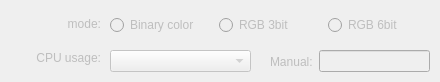
      <widget class="QWidget" name="tab_decode_config_1">
       <property name="enabled">
        <bool>false</bool>
       </property>
       <attribute name="title">
        <string>Decode</string>
       </attribute>
       <widget class="QWidget" name="verticalLayoutWidget_12">
        <property name="geometry">
         <rect>
          <x>10</x>
          <y>10</y>
          <width>91</width>
          <height>61</height>
         </rect>
        </property>
        <layout class="QVBoxLayout" name="verticalLayout_14">
         <item>
          <widget class="QLabel" name="label_decode_mode_text">
           <property name="text">
            <string>mode:</string>
           </property>
           <property name="alignment">
            <set>Qt::AlignRight|Qt::AlignTrailing|Qt::AlignVCenter</set>
           </property>
          </widget>
         </item>
         <item>
          <widget class="QLabel" name="label_5">
           <property name="text">
            <string>CPU usage:</string>
           </property>
           <property name="alignment">
            <set>Qt::AlignRight|Qt::AlignTrailing|Qt::AlignVCenter</set>
           </property>
          </widget>
         </item>
        </layout>
       </widget>
       <widget class="QWidget" name="horizontalLayoutWidget_2">
        <property name="geometry">
         <rect>
          <x>110</x>
          <y>10</y>
          <width>321</width>
          <height>31</height>
         </rect>
        </property>
        <layout class="QHBoxLayout" name="horizontalLayout_6">
         <item>
          <widget class="QRadioButton" name="radioButton_decode_mode_0">
           <property name="text">
            <string>Binary color</string>
           </property>
          </widget>
         </item>
         <item>
          <widget class="QRadioButton" name="radioButton_decode_mode_1">
           <property name="text">
            <string>RGB 3bit</string>
           </property>
          </widget>
         </item>
         <item>
          <widget class="QRadioButton" name="radioButton_decode_mode_2">
           <property name="text">
            <string>RGB 6bit</string>
           </property>
          </widget>
         </item>
        </layout>
       </widget>
       <widget class="QWidget" name="verticalLayoutWidget_13">
        <property name="geometry">
         <rect>
          <x>110</x>
          <y>50</y>
          <width>141</width>
          <height>23</height>
         </rect>
        </property>
        <layout class="QVBoxLayout" name="verticalLayout_15">
         <item>
          <widget class="QComboBox" name="comboBox_decode_CPU_num"/>
         </item>
        </layout>
       </widget>
       <widget class="QWidget" name="horizontalLayoutWidget_3">
        <property name="geometry">
         <rect>
          <x>270</x>
          <y>50</y>
          <width>160</width>
          <height>23</height>
         </rect>
        </property>
        <layout class="QHBoxLayout" name="horizontalLayout_8">
         <item>
          <widget class="QLabel" name="label_6">
           <property name="text">
            <string>Manual:</string>
           </property>
          </widget>
         </item>
         <item>
          <widget class="QLineEdit" name="lineEdit_decode_CPU_num"/>
         </item>
        </layout>
       </widget>
      </widget>
